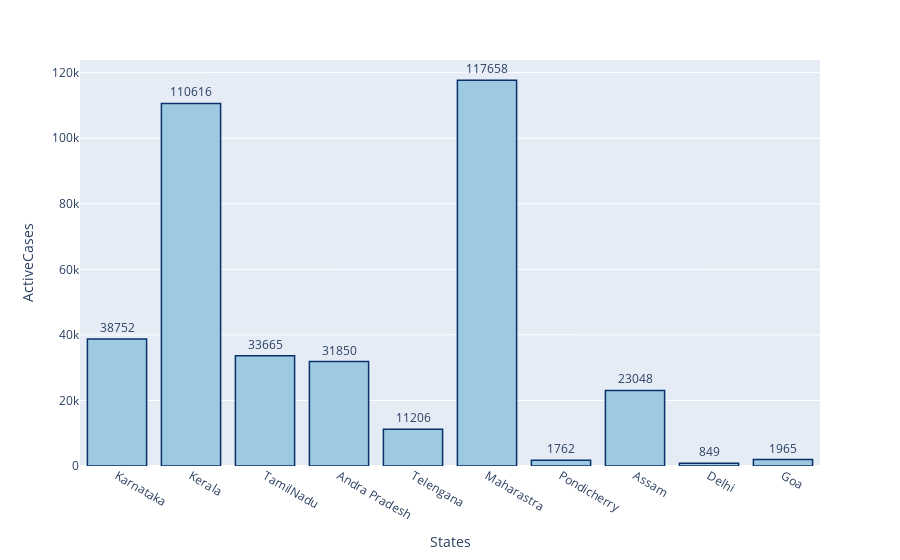

Here is the notebook cell this chart was saved with:
### Markdown cell above
Question 4. plot a bar char with india's covid 19 active cases (max 10 states)

### Code cell
covidactivecase = {
    'States' : ['Karnataka','Kerala','TamilNadu','Andra Pradesh','Telengana','Maharastra','Pondicherry','Assam','Delhi','Goa'],
    'ActiveCases' : [38752,110616,33665,31850,11206,117658,1762,23048,849,1965]
}

coviddf = pd.DataFrame(covidactivecase)
coviddf
fig = px.bar(coviddf,x='States',y='ActiveCases',text='ActiveCases')
fig.update_traces(marker_color='rgb(158,202,225)', marker_line_color='rgb(8,48,107)',marker_line_width=1.5,textposition='outside')

### Figure 1 — Plotly figure (JSON) as saved in the notebook; plotly's stock layout.template omitted (floating-point values rounded to 4 significant figures)
{"data": [{"alignmentgroup": "True", "hovertemplate": "States=%{x}<br>ActiveCases=%{text}<extra></extra>", "legendgroup": "", "marker": {"color": "rgb(158,202,225)", "line": {"color": "rgb(8,48,107)", "width": 1.5}, "pattern": {"shape": ""}}, "name": "", "offsetgroup": "", "orientation": "v", "showlegend": false, "text": ["38752", "110616", "33665", "31850", "11206", "117658", "1762", "23048", "849", "1965"], "textposition": "outside", "type": "bar", "x": ["Karnataka", "Kerala", "TamilNadu", "Andra Pradesh", "Telengana", "Maharastra", "Pondicherry", "Assam", "Delhi", "Goa"], "xaxis": "x", "y": [38752, 110616, 33665, 31850, 11206, 117658, 1762, 23048, 849, 1965], "yaxis": "y"}], "layout": {"barmode": "relative", "legend": {"tracegroupgap": 0}, "margin": {"t": 60}, "xaxis": {"anchor": "y", "domain": [0, 1], "title": {"text": "States"}}, "yaxis": {"anchor": "x", "domain": [0, 1], "title": {"text": "ActiveCases"}}}}
